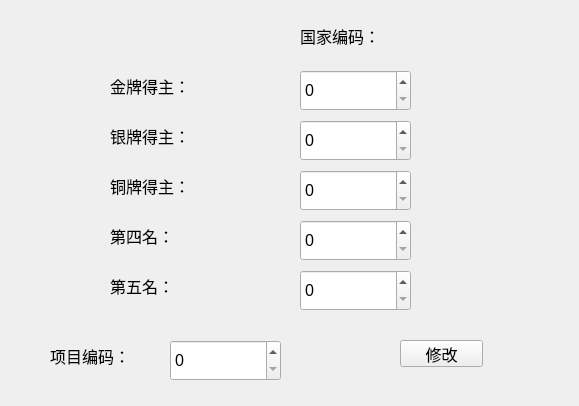
<?xml version="1.0" encoding="UTF-8"?>
<ui version="4.0">
 <class>ModifieData</class>
 <widget class="QWidget" name="ModifieData">
  <property name="geometry">
   <rect>
    <x>0</x>
    <y>0</y>
    <width>579</width>
    <height>406</height>
   </rect>
  </property>
  <property name="font">
   <font>
    <pointsize>12</pointsize>
   </font>
  </property>
  <property name="windowTitle">
   <string>ModifieData</string>
  </property>
  <widget class="QSpinBox" name="spinBox">
   <property name="geometry">
    <rect>
     <x>300</x>
     <y>70</y>
     <width>111</width>
     <height>41</height>
    </rect>
   </property>
  </widget>
  <widget class="QSpinBox" name="spinBox_2">
   <property name="geometry">
    <rect>
     <x>300</x>
     <y>120</y>
     <width>111</width>
     <height>41</height>
    </rect>
   </property>
  </widget>
  <widget class="QSpinBox" name="spinBox_3">
   <property name="geometry">
    <rect>
     <x>300</x>
     <y>170</y>
     <width>111</width>
     <height>41</height>
    </rect>
   </property>
  </widget>
  <widget class="QSpinBox" name="spinBox_4">
   <property name="geometry">
    <rect>
     <x>300</x>
     <y>220</y>
     <width>111</width>
     <height>41</height>
    </rect>
   </property>
  </widget>
  <widget class="QSpinBox" name="spinBox_5">
   <property name="geometry">
    <rect>
     <x>300</x>
     <y>270</y>
     <width>111</width>
     <height>41</height>
    </rect>
   </property>
  </widget>
  <widget class="QLabel" name="label">
   <property name="geometry">
    <rect>
     <x>110</x>
     <y>60</y>
     <width>111</width>
     <height>51</height>
    </rect>
   </property>
   <property name="text">
    <string>金牌得主：</string>
   </property>
  </widget>
  <widget class="QLabel" name="label_2">
   <property name="geometry">
    <rect>
     <x>110</x>
     <y>110</y>
     <width>111</width>
     <height>51</height>
    </rect>
   </property>
   <property name="text">
    <string>银牌得主：</string>
   </property>
  </widget>
  <widget class="QLabel" name="label_3">
   <property name="geometry">
    <rect>
     <x>110</x>
     <y>160</y>
     <width>111</width>
     <height>51</height>
    </rect>
   </property>
   <property name="text">
    <string>铜牌得主：</string>
   </property>
  </widget>
  <widget class="QLabel" name="label_4">
   <property name="geometry">
    <rect>
     <x>110</x>
     <y>210</y>
     <width>111</width>
     <height>51</height>
    </rect>
   </property>
   <property name="text">
    <string>第四名：</string>
   </property>
  </widget>
  <widget class="QLabel" name="label_5">
   <property name="geometry">
    <rect>
     <x>110</x>
     <y>260</y>
     <width>111</width>
     <height>51</height>
    </rect>
   </property>
   <property name="text">
    <string>第五名：</string>
   </property>
  </widget>
  <widget class="QPushButton" name="pushButton">
   <property name="geometry">
    <rect>
     <x>400</x>
     <y>340</y>
     <width>83</width>
     <height>27</height>
    </rect>
   </property>
   <property name="text">
    <string>修改</string>
   </property>
  </widget>
  <widget class="QLabel" name="label_6">
   <property name="geometry">
    <rect>
     <x>300</x>
     <y>10</y>
     <width>111</width>
     <height>51</height>
    </rect>
   </property>
   <property name="text">
    <string>国家编码：</string>
   </property>
  </widget>
  <widget class="QLabel" name="label_7">
   <property name="geometry">
    <rect>
     <x>50</x>
     <y>330</y>
     <width>111</width>
     <height>51</height>
    </rect>
   </property>
   <property name="text">
    <string>项目编码：</string>
   </property>
  </widget>
  <widget class="QSpinBox" name="spinBox_Event">
   <property name="geometry">
    <rect>
     <x>170</x>
     <y>340</y>
     <width>111</width>
     <height>41</height>
    </rect>
   </property>
  </widget>
 </widget>
 <resources/>
 <connections/>
</ui>
